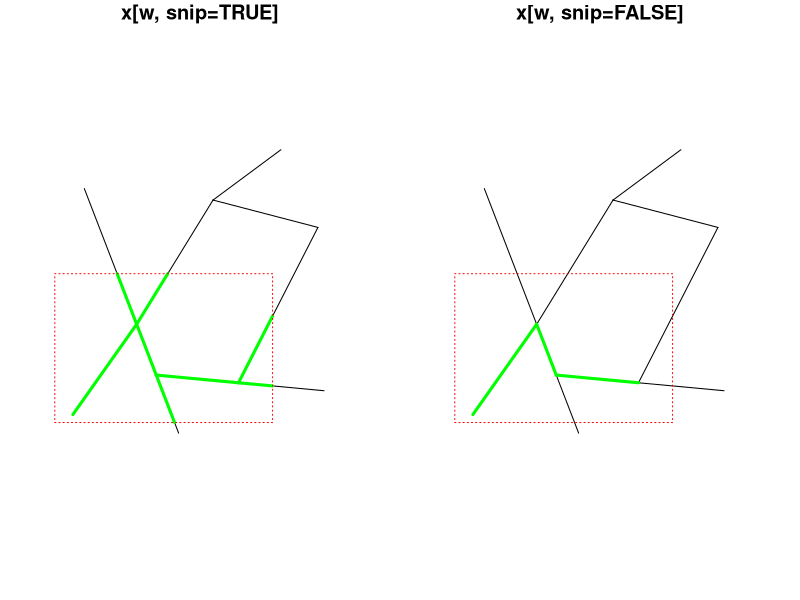

Recreate this plot in R.
library(spatstat)


### Name: Extract.linnet
### Title: Extract Subset of Linear Network
### Aliases: [.linnet
### Keywords: spatial manip

### ** Examples

  p <- par(mfrow=c(1,2), mar=0.2+c(0,0,1,0))
  B <- owin(c(0.1,0.7),c(0.19,0.6))

  plot(simplenet, main="x[w, snip=TRUE]")
  plot(simplenet[B], add=TRUE, col="green", lwd=3)
  plot(B, add=TRUE, border="red", lty=3)

  plot(simplenet, main="x[w, snip=FALSE]")
  plot(simplenet[B, snip=FALSE], add=TRUE, col="green", lwd=3)
  plot(B, add=TRUE, border="red", lty=3)

  par(p)
